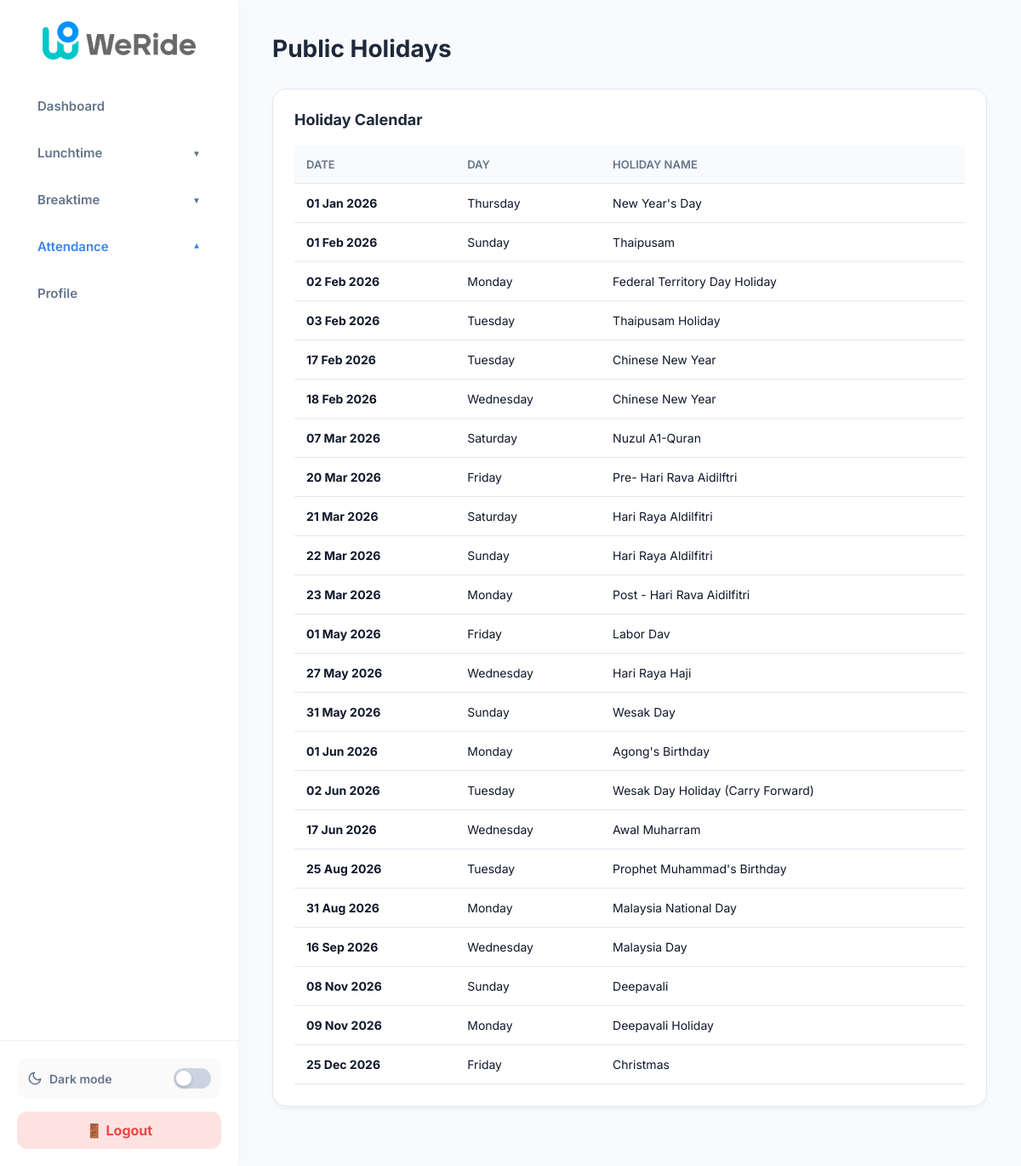
The app's page /public_holidays.php (signed in) with its own data.
### tables this page shows
CREATE TABLE `public_holidays` (
  `id` int(11) NOT NULL AUTO_INCREMENT,
  `holiday_name` varchar(100) NOT NULL,
  `holiday_date` date NOT NULL,
  `created_at` timestamp NOT NULL DEFAULT current_timestamp(),
  PRIMARY KEY (`id`),
  UNIQUE KEY `unique_holiday` (`holiday_date`,`holiday_name`)
);

### db_connect.php (called while the page is built, shortened)
<?php
$role_slug = isset($_SESSION['role']) ? $_SESSION['role'] : 'employee';

### public_holidays.php (the view, shortened to what this page needs)
<?php
include 'db_connect.php';
$holidays = mysqli_query($conn, "SELECT * FROM public_holidays ORDER BY holiday_date ASC");
?>
<!DOCTYPE html>
<html lang="en">
<head>
    <link rel="stylesheet" href="assets/css/dark_mode.css?v=<?php echo time(); ?>">
    <link rel="stylesheet" href="assets/css/global_fixes.css?v=<?php echo time(); ?>">
    </head>
<body class="<?php echo isset($_COOKIE['theme']) && $_COOKIE['theme'] === 'dark' ? 'dark-mode' : ''; ?>">
    <?php include 'sidebar.php'; ?>
    <div class="main-content">
        <div class="page-header">
            <h1 class="page-title">Public Holidays</h1>
        </div>
        <div class="layout-grid">
            <div class="card">
                <h2 class="card-title" style="display: flex; justify-content: space-between; align-items: center;">
                    Holiday Calendar
                </h2>
                <?php if (mysqli_num_rows($holidays) > 0): ?>
                    <table>
                        <thead>
                            <tr>
                                <th>Date</th>
                                <th>Day</th>
                                <th>Holiday Name</th>
                            </tr>
                        </thead>
                        <tbody>
                            <?php while($row = mysqli_fetch_assoc($holidays)): ?>
                            <tr>
                                <td><strong><?= date('d M Y', strtotime($row['holiday_date'])) ?></strong></td>
                                <td><?= date('l', strtotime($row['holiday_date'])) ?></td>
                                <td><?= htmlspecialchars($row['holiday_name']) ?></td>
                            </tr>
                            <?php endwhile; ?>
                        </tbody>
                    </table>
                <?php else: ?>
                    <p class="text-slate-500" style=" font-size: 14px;">No public holidays set up yet.</p>
                <?php endif; ?>
            </div>
            </div>
        </div>
</body>
</html>

### sidebar.php (shortened to what this page needs)
<?php
if (!isset($current_page)) {
    $current_page = basename($_SERVER['PHP_SELF']);
}
$lunch_pages = ['employee_lunchtime_history.php', 'lunchtime_report.php', 'admin_alerts.php', 'tl_alerts.php', 'gl_alerts.php', 'hr_alerts.php', 'manage_requests.php', 'manage_overrides.php'];
$is_lunch_open = in_array($current_page, $lunch_pages);
$break_pages = ['employee_breaktime_history.php', 'breaktime_report.php', 'admin_breaktime_alerts.php', 'tl_breaktime_alerts.php', 'gl_breaktime_alerts.php', 'hr_breaktime_alerts.php'];
$is_break_open = in_array($current_page, $break_pages);
?>
<aside class="sidebar no-print">
    <a href="<?php echo $role_slug; ?>_dashboard.php" style="text-decoration: none; color: inherit;">
        <div class="sidebar-header" style="text-align: center; padding: 25px 0;">
            <img src="pic/WeRide_logo.png" alt="WeRide Logo"
                style="max-height: 45px; width: auto; object-fit: contain;">
        </div>
    </a>
    <ul class="nav-menu">
        <a href="<?php echo $role_slug; ?>_dashboard.php" style="text-decoration: none;">
            <li class="nav-item <?php echo strpos($current_page, 'dashboard') !== false ? 'active' : ''; ?>">Dashboard
            </li>
        </a>
        <li class="nav-group <?php echo $is_lunch_open ? 'open' : ''; ?>" onclick="toggleDropdown(this)">
            <div class="nav-group-title">
                <span>
                    Lunchtime
                </span>
                <span class="dropdown-icon">▼</span>
            </div>
        </li>
        <li class="nav-group <?php echo $is_break_open ? 'open' : ''; ?>" onclick="toggleDropdown(this)">
            <div class="nav-group-title">
                <span>Breaktime</span>
                <span class="dropdown-icon">▼</span>
            </div>
        </li>
        <?php
        $attendance_pages = ['admin_attendance.php', 'attendance_report.php', 'public_holidays.php', 'leave_application.php', 'employee_stats.php', 'manage_attendance_alerts.php', 'work_hours_report.php', 'employee_leave_history.php', 'manage_leave_requests.php', 'manage_shift_requests.php'];
        $is_attendance_open = in_array($current_page, $attendance_pages);
        ?>
        <li class="nav-group <?php echo $is_attendance_open ? 'open' : ''; ?>" onclick="toggleDropdown(this)">
            <div class="nav-group-title">
                <span>Attendance</span>
                <span class="dropdown-icon">▼</span>
            </div>
        </li>
        <li class="nav-item <?php echo $current_page == 'profile.php' ? 'active' : ''; ?>">
            <a href="profile.php"
                style="text-decoration: none; color: inherit; display: block; width: 100%; height: 100%;">Profile</a>
        </li>
    </ul>
    <div style="padding: 20px; border-top: 1px solid rgba(0,0,0,0.05);">
        <div
            style="display: flex; align-items: center; justify-content: space-between; padding: 12px; background: rgba(0,0,0,0.02); border-radius: 12px; margin-bottom: 15px;">
            <div
                class="text-slate-500" style="display: flex; align-items: center; gap: 8px;  font-weight: 600; font-size: 14px;">
            </div>
            <label class="switch" style="position: relative; display: inline-block; width: 44px; height: 24px;">
                <span class="slider round"
                    style="position: absolute; cursor: pointer; top: 0; left: 0; right: 0; bottom: 0; background-color: #cbd5e1; transition: .4s; border-radius: 24px;"></span>
            </label>
        </div>
        <a href="logout.php"
            class="text-red-500" style="text-decoration: none; display: block; text-align: center; background: #fee2e2;  padding: 12px; border-radius: 12px; font-weight: 700; transition: 0.2s;">🚪
            Logout</a>
    </div>
</aside>

### assets/css/dark_mode.css (style rules this page uses)
:root { --bg-light: #eef2f6; --bg-dark: #0f172a; --sidebar-light: #fff; --sidebar-dark: #1e293b; --card-light: #ffffff; --card-dark: #1e293b; --text-main-light: #0f172a; --text-main-dark: #f8fafc; --text-muted-light: #64748b; --text-muted-dark: #94a3b8; --border-light: rgba(226,232,240,0.5); --border-dark: rgba(51,65,85,0.5); --table-hover-light: rgba(0,0,0,0.08); --table-hover-dark: rgba(0,0,0,0.3); --table-row-dark: #1e293b; }

### assets/css/global_fixes.css (style rules this page uses)
body, .main-content, .table-container, .modal-box, .content, .sidebar { -webkit-overflow-scrolling: touch; }
* { -webkit-tap-highlight-color: transparent; }
body { -webkit-font-smoothing: antialiased; -moz-osx-font-smoothing: grayscale; }
button, .btn, a, summary { touch-action: manipulation; }
.switch .slider:before { position: absolute; content: ''; height: 18px; width: 18px; left: 3px; bottom: 3px; background-color: white; transition: .4s; border-radius: 50%; box-shadow: 0 2px 4px rgba(0,0,0,0.2); }
.text-red-500 { color: #ef4444; }
.text-slate-500 { color: #64748b; }

### sidebar.php (style rules this page uses)
.sidebar * { box-sizing: border-box; }
.sidebar ul { padding: 0; margin: 0; list-style: none; }
.sidebar { width: 280px; min-height: 100vh; height: 100%; background-color: #ffffff !important; display: flex; flex-direction: column; box-shadow: 4px 0 24px rgba(0, 0, 0, 0.02); z-index: 100; flex-shrink: 0; }
body { overflow-x: hidden !important; width: 100vw !important; }
.main-content { min-width: 0 !important; overflow-x: hidden !important; }
table { min-width: 700px; }
td, th, .badge { white-space: nowrap; }
.sidebar-header { padding: 30px 24px; font-size: 20px; font-weight: 800; color: #0f172a; text-transform: capitalize; }
.nav-menu { list-style: none; padding: 10px 0; display: flex; flex-direction: column; gap: 6px; flex: 1; overflow-y: auto; }
.nav-item { padding: 15px 24px; cursor: pointer; color: #64748b; font-weight: 600; margin: 0 20px; border-radius: 12px; transition: 0.2s; text-decoration: none; display: block; font-size: 15px; }
.nav-group { margin: 0 20px; border-radius: 12px; transition: 0.3s; }
.nav-group-title { padding: 15px 24px; cursor: pointer; color: #64748b; font-weight: 600; display: flex; justify-content: space-between; align-items: center; transition: 0.2s; user-select: none; border-radius: 12px; font-size: 15px; }
.nav-group.open>.nav-group-title { color: #3b82f6; background: transparent; }
.dropdown-icon { font-size: 10px; transition: transform 0.3s; }
.nav-group.open .dropdown-icon { transform: rotate(180deg); }
.slider:before { position: absolute; content: ""; height: 18px; width: 18px; left: 3px; bottom: 3px; background-color: white; transition: .4s; border-radius: 50%; box-shadow: 0 2px 4px rgba(0, 0, 0, 0.2); }
@media (min-width: 769px) { .nav-group { overflow: visible; } }

### records on screen
public_holidays: holiday_date "01 Jan 2026", holiday_date "Thursday", holiday_name "New Year's Day"
public_holidays: holiday_date "01 Feb 2026", holiday_date "Sunday", holiday_name "Thaipusam"
public_holidays: holiday_date "02 Feb 2026", holiday_date "Monday", holiday_name "Federal Territory Day Holiday"
public_holidays: holiday_date "03 Feb 2026", holiday_date "Tuesday", holiday_name "Thaipusam Holiday"
public_holidays: holiday_date "17 Feb 2026", holiday_date "Tuesday", holiday_name "Chinese New Year"
public_holidays: holiday_date "18 Feb 2026", holiday_date "Wednesday", holiday_name "Chinese New Year"
public_holidays: holiday_date "07 Mar 2026", holiday_date "Saturday", holiday_name "Nuzul A1-Quran"
public_holidays: holiday_date "20 Mar 2026", holiday_date "Friday", holiday_name "Pre- Hari Rava Aidilftri"
public_holidays: holiday_date "21 Mar 2026", holiday_date "Saturday", holiday_name "Hari Raya Aldilfitri"
public_holidays: holiday_date "22 Mar 2026", holiday_date "Sunday", holiday_name "Hari Raya Aldilfitri"
public_holidays: holiday_date "23 Mar 2026", holiday_date "Monday", holiday_name "Post - Hari Rava Aidilfitri"
public_holidays: holiday_date "01 May 2026", holiday_date "Friday", holiday_name "Labor Dav"
public_holidays: holiday_date "27 May 2026", holiday_date "Wednesday", holiday_name "Hari Raya Haji"
public_holidays: holiday_date "31 May 2026", holiday_date "Sunday", holiday_name "Wesak Day"
public_holidays: holiday_date "01 Jun 2026", holiday_date "Monday", holiday_name "Agong's Birthday"
public_holidays: holiday_date "02 Jun 2026", holiday_date "Tuesday", holiday_name "Wesak Day Holiday (Carry Forward)"
public_holidays: holiday_date "17 Jun 2026", holiday_date "Wednesday", holiday_name "Awal Muharram"
public_holidays: holiday_date "25 Aug 2026", holiday_date "Tuesday", holiday_name "Prophet Muhammad's Birthday"
public_holidays: holiday_date "31 Aug 2026", holiday_date "Monday", holiday_name "Malaysia National Day"
public_holidays: holiday_date "16 Sep 2026", holiday_date "Wednesday", holiday_name "Malaysia Day"
public_holidays: holiday_date "08 Nov 2026", holiday_date "Sunday", holiday_name "Deepavali"
public_holidays: holiday_date "09 Nov 2026", holiday_date "Monday", holiday_name "Deepavali Holiday"
public_holidays: holiday_date "25 Dec 2026", holiday_date "Friday", holiday_name "Christmas"
